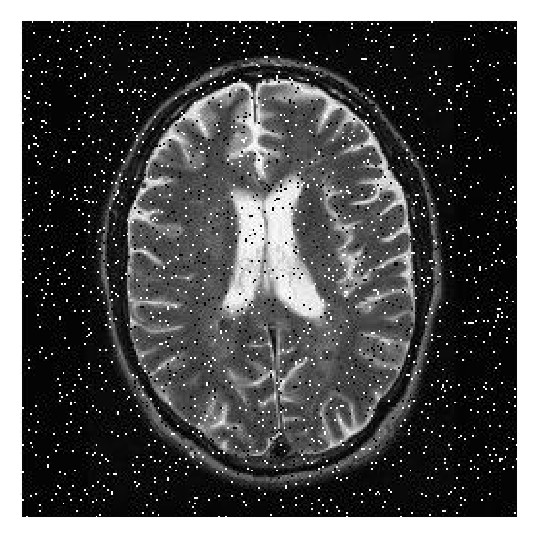
#> input picture opencv/images/chp2/salt-pepper.jpg, 537 x 537 px, found by its file name
$ python blurring_median.py
#> lines starting #> are read from the running program, lines starting #| are printed output that depends on the picture
import cv2,os,numpy as np
impath=os.path.join(os.getcwd(),"opencv","images","chp2","salt-pepper.jpg")
image=cv2.imread(impath)
#> image is the input picture: shape (537, 537, 3); min 0, max 255, mean 82.8
cv2.imshow("Orijinal",image)
blurred_im3=cv2.medianBlur(image,3)
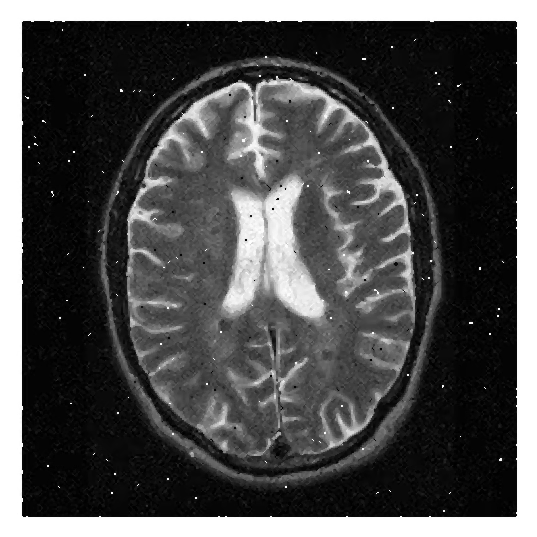
#> blurred_im3: shape (537, 537, 3); min 0, max 255, mean 79.7
cv2.imshow("Blurred3",blurred_im3)
blurred_im5=cv2.medianBlur(image,5)
cv2.imshow("Blurred5",blurred_im5)
blurred_im9=cv2.medianBlur(image,9)
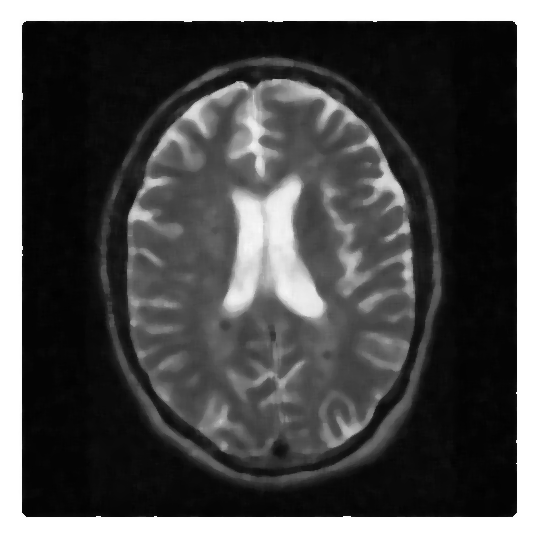
#> blurred_im9: shape (537, 537, 3); min 2, max 255, mean 78.5
cv2.imshow("Blurred9",blurred_im9)
blurred_im469=cv2.medianBlur(image,469)#max
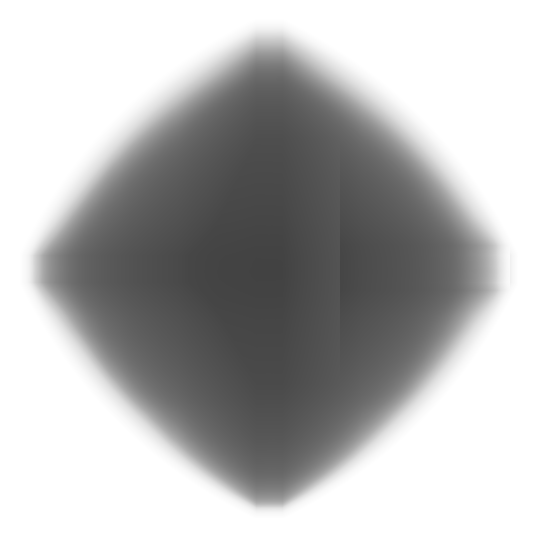
#> blurred_im469: shape (537, 537, 3); min 66, max 255, mean 181.9
cv2.imshow("Blurred469",blurred_im469)

cv2.waitKey(0)

$ run again, with opencv/images/chp2/park.jpg copied over opencv/images/chp2/salt-pepper.jpg
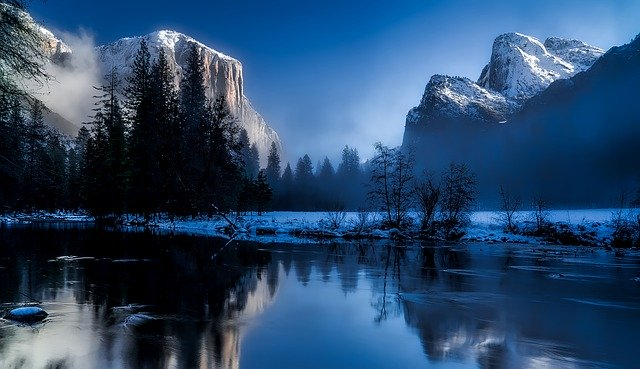
#> input picture opencv/images/chp2/park.jpg, 640 x 369 px, found by its file name
#> image is the input picture: shape (369, 640, 3); mean B, G, R 106.8, 72.5, 40.9
#> `blurred_im5=cv2.medianBlur(image,5)`:
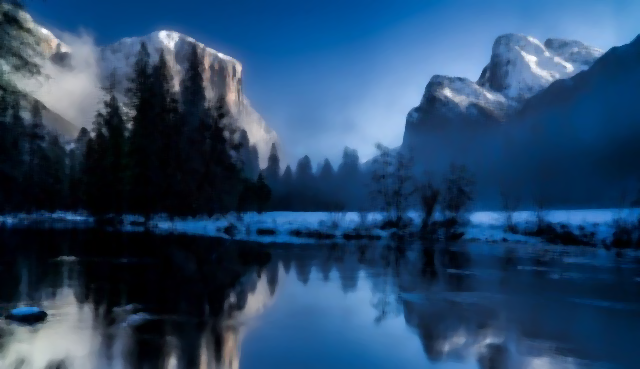
#> blurred_im5: shape (369, 640, 3); mean B, G, R 106.3, 71.8, 39.7
#> `blurred_im469=cv2.medianBlur(image,469)#max`:
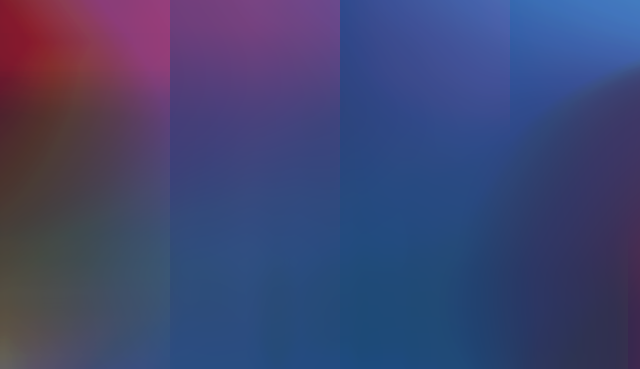
#> blurred_im469: shape (369, 640, 3); mean B, G, R 113.3, 69.2, 63.3
